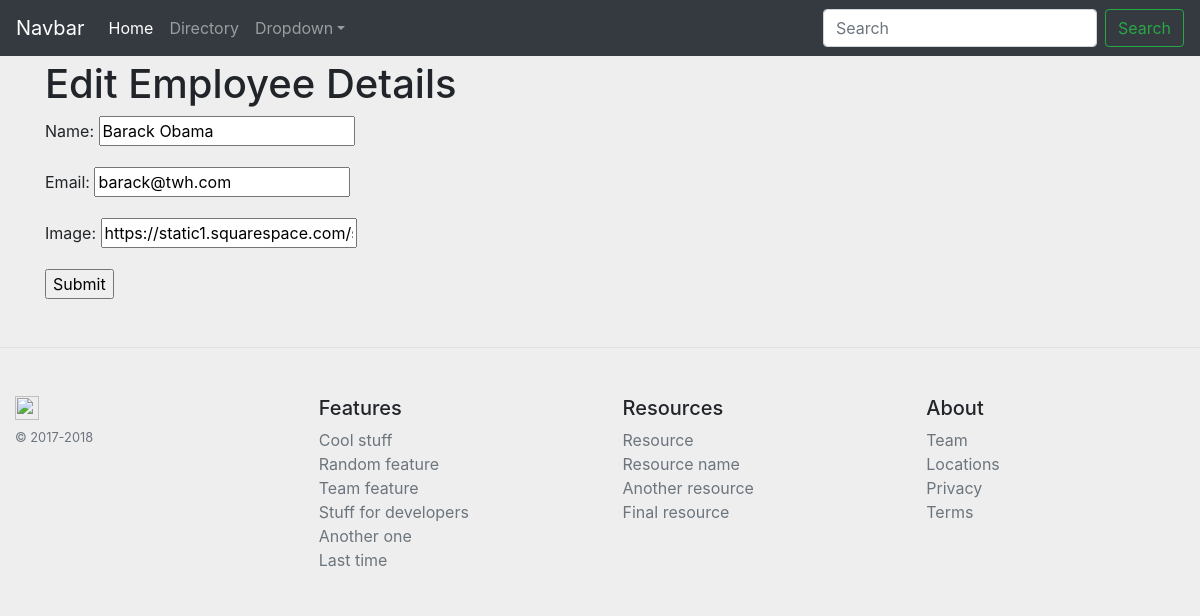
Page /directory/employee/barack-obama/edit/ on the earlier database version.
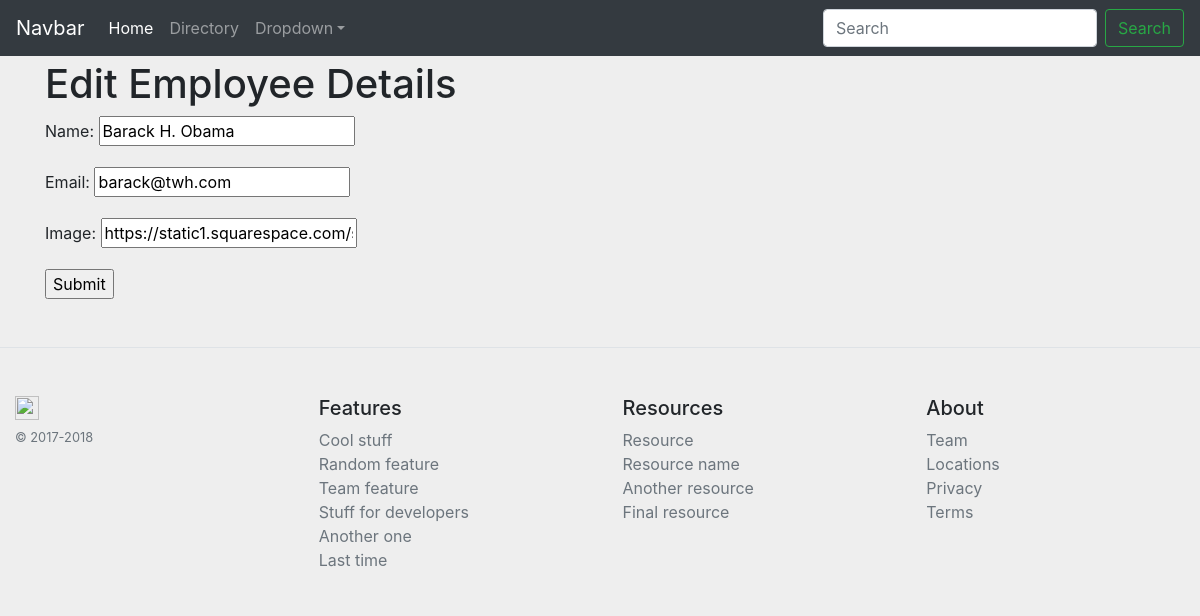
Same page on the later database version.
### directory/models.py (models this page shows, shortened)
class Employee(models.Model):
    name = models.CharField(max_length=40)
    email = models.CharField(max_length=100)
    image = models.CharField(max_length=500)
    slug = models.SlugField(max_length=40, blank=True)

### directory/views.py (the view)
# urls.py: url(r'^employee/([a-z0-9-]+)/edit/$', views.edit, name='edit'),
def edit(request, slug):
    employee = Employee.objects.get(slug=slug)
    if (request.method == 'POST'):
        form = EmployeeForm(data=request.POST, instance=employee)
        if form.is_valid():
            form.save(commit=True)
            return redirect(reverse('detail', args=[slug]))
    else:
        employee_dict = model_to_dict(employee)
        form = EmployeeForm(employee_dict)
        return render(request, 'edit.html', {'form':form})

### directory/forms.py
class EmployeeForm(forms.ModelForm):
    class Meta:
        model = Employee
        fields = ['name', 'email', 'image']

### directory/templates/edit.html (shortened to what this page needs)
{% extends 'base.html' %}
{% block content %}
    <h1>Edit Employee Details</h1>
    <form action="." method="post">
        {{ form.as_p }}
        <input type="submit" value="Submit" />
    </form>
{% endblock %}

### directory/templates/base.html (shortened to what this page needs)
{% load staticfiles %}
<!DOCTYPE html>
<html lang="en">
    <head>
        <link rel="stylesheet" href="{% static './css/bootstrap.min.css' %}" type="text/css"/>
        <link rel="stylesheet" href="{% static 'css/style.css' %}"/>
    </head>
    <body>
        <header>
            <nav class="navbar navbar-expand-md navbar-dark bg-dark fixed-top">
              <a class="navbar-brand" href="#">Navbar</a>
              <div class="collapse navbar-collapse" id="navbarsExampleDefault">
                <ul class="navbar-nav mr-auto">
                  <li class="nav-item active">
                    <a class="nav-link" href="#">Home <span class="sr-only">(current)</span></a>
                  </li>
                  <li class="nav-item">
                    <a class="nav-link" href="{% url 'index' %}">Directory</a>
                  </li>
                  <li class="nav-item dropdown">
                    <a class="nav-link dropdown-toggle" href="http://example.com" id="dropdown01" data-toggle="dropdown" aria-haspopup="true" aria-expanded="false">Dropdown</a>
                  </li>
                </ul>
                <form class="form-inline my-2 my-lg-0">
                  <input class="form-control mr-sm-2" type="text" placeholder="Search" aria-label="Search">
                  <button class="btn btn-outline-success my-2 my-sm-0" type="submit">Search</button>
                </form>
              </div>
            </nav>
        </header>
        <main role="main" class="container">
          <div class="starter-template">
              {% block content %}
              {% endblock %}
          </div>
        </main>
    </body>
    <footer class="pt-4 my-md-5 pt-md-5 border-top">
    <div class="row">
      <div class="col-12 col-md">
        <img class="mb-2" src="https://emojipedia-us.s3.amazonaws.com/thumbs/120/apple/118/pile-of-poo_1f4a9.png" alt="" width="24" height="24">
        <small class="d-block mb-3 text-muted">&copy; 2017-2018</small>
      </div>
      <div class="col-6 col-md">
        <h5>Features</h5>
        <ul class="list-unstyled text-small">
          <li><a class="text-muted" href="#">Cool stuff</a></li>
          <li><a class="text-muted" href="#">Random feature</a></li>
          <li><a class="text-muted" href="#">Team feature</a></li>
          <li><a class="text-muted" href="#">Stuff for developers</a></li>
          <li><a class="text-muted" href="#">Another one</a></li>
          <li><a class="text-muted" href="#">Last time</a></li>
        </ul>
      </div>
      <div class="col-6 col-md">
        <h5>Resources</h5>
        <ul class="list-unstyled text-small">
          <li><a class="text-muted" href="#">Resource</a></li>
          <li><a class="text-muted" href="#">Resource name</a></li>
          <li><a class="text-muted" href="#">Another resource</a></li>
          <li><a class="text-muted" href="#">Final resource</a></li>
        </ul>
      </div>
      <div class="col-6 col-md">
        <h5>About</h5>
        <ul class="list-unstyled text-small">
          <li><a class="text-muted" href="#">Team</a></li>
          <li><a class="text-muted" href="#">Locations</a></li>
          <li><a class="text-muted" href="#">Privacy</a></li>
          <li><a class="text-muted" href="#">Terms</a></li>
        </ul>
      </div>
    </div>
</footer>
</html>

### directory/static/css/style.css (style rules this page uses)
body { background-color: #eee; font-size: 16px; margin-bottom: 60px; }
body > .container { padding: 60px 15px 0; }
nav { margin-bottom: 100px; }
footer { padding-left: 15px; }

Differences in the rows shown:
changed Employee "barack@twh.com": name "Barack Obama" → "Barack H. Obama"
